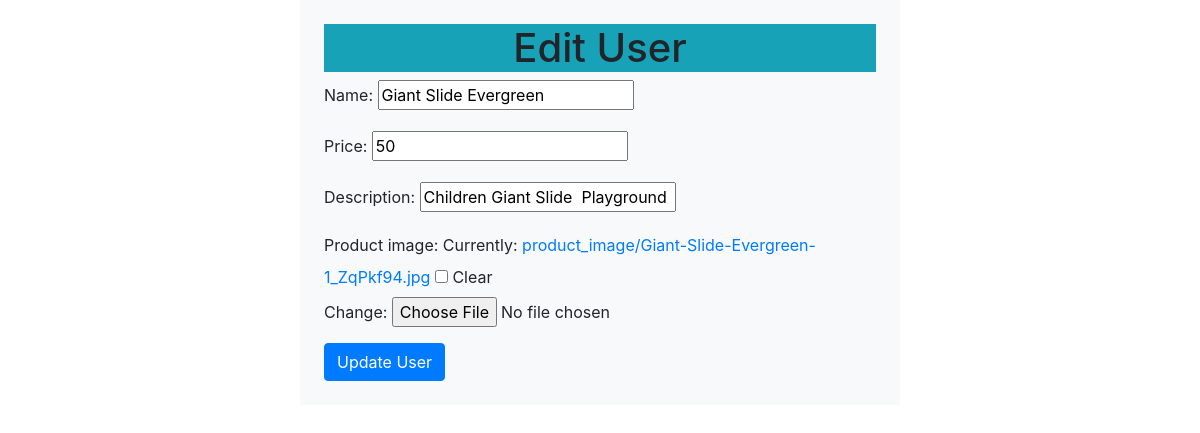
/suppliereditproduct/15, run on the app's committed database.
### ecom/models.py (models this page shows, shortened)
class Product(models.Model):
    supplier = models.ForeignKey(Supplier, on_delete=models.CASCADE,null=True)
    name=models.CharField(max_length=40)
    product_image= models.ImageField(upload_to='product_image/',null=True,blank=True)
    price = models.PositiveIntegerField()
    description=models.CharField(max_length=40)

### ecom/views.py (the view)
# urls.py: path('suppliereditproduct/<id>', views.add_edit, name="suppliereditproduct"),
def add_edit(request,id=None):
    one_rec=Product.objects.get(pk=id)
    form=ProductForm(request.POST or None,request.FILES or None, instance=one_rec)
    if form.is_valid():
        form.save()
        return redirect('/supplierdasboard/')
    mydict= {'form':form}
    return render(request,'ecom/suppliereditproduct.html',context=mydict)

### ecom/forms.py
class ProductForm(forms.ModelForm):
    class Meta:
        model=models.Product
        fields=['name','price','description','product_image']

### templates/ecom/suppliereditproduct.html (shortened to what this page needs)
<!DOCTYPE html>
<html lang="en">
<head>
    <link rel="stylesheet" href="https://cdn.jsdelivr.net/npm/bootstrap@4.6.1/dist/css/bootstrap.min.css">
</head>
<body>
<div class="w-50 m-auto p-4 bg-light">
<h1 class="text-center bg-info"> Edit User </h1>
    <form method="post" enctype="multipart/form-data">
        {{form.as_p}}
        <button type="submit" class="btn btn-primary">Update User</button>
    </form>
</div>
</body>
</html>

### data on the page
Product: name "Giant Slide Evergreen", price "50", description "Children Giant Slide Playground"
